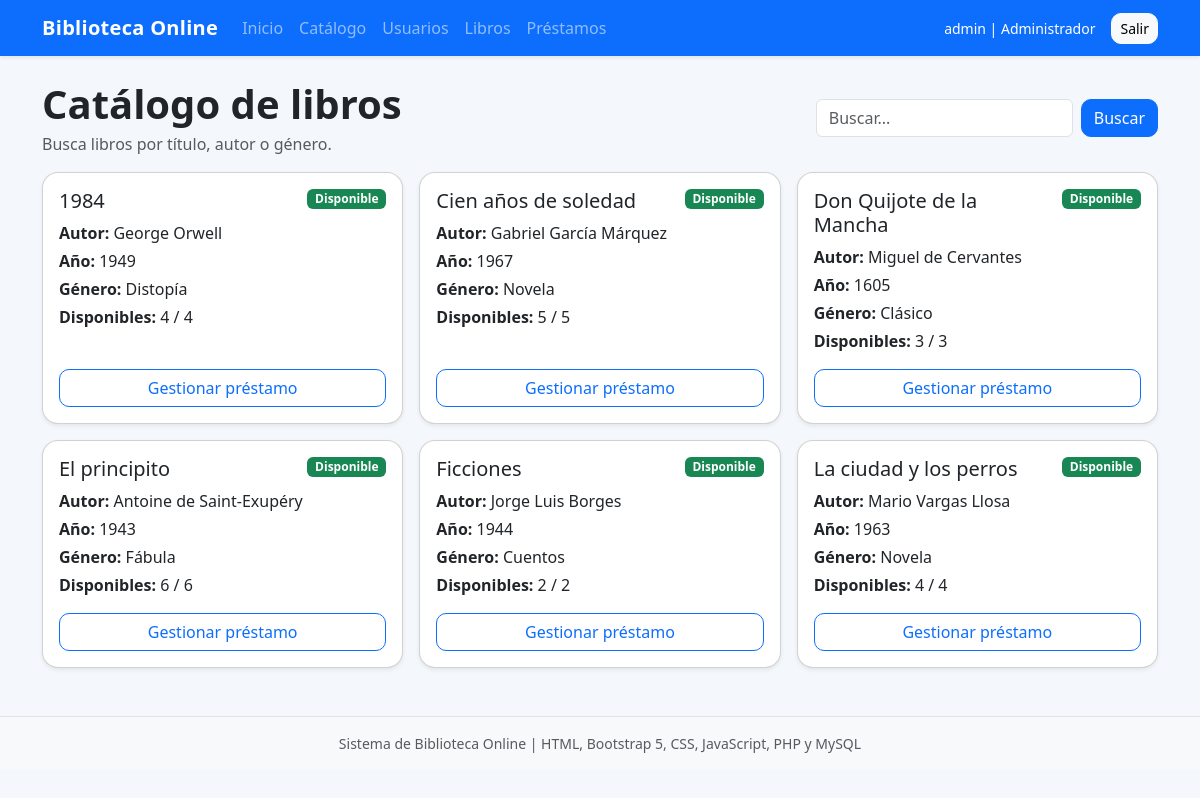
Page /catalog.php (signed in) on the committed database.
### tables this page shows
CREATE TABLE books (
  id INT AUTO_INCREMENT PRIMARY KEY,
  title VARCHAR(50) NOT NULL,
  author VARCHAR(50) NOT NULL,
  year INT,
  genre VARCHAR(50),
  quantity INT NOT NULL
);

### includes/auth.php (called while the page is built, shortened)
<?php
function currentUser(): ?array
{
    return $_SESSION['user'] ?? null;
}
function roleName(): string
{
    return $_SESSION['user']['role_name'] ?? '';
}
function hasRole(array $roles): bool
{
    return in_array(roleName(), $roles, true);
}
function e(?string $value): string
{
    return htmlspecialchars($value ?? '', ENT_QUOTES, 'UTF-8');
}
function spanishRole(string $role): string
{
    return match ($role) {
        'Administrator' => 'Administrador',
        'Librarian' => 'Bibliotecario',
        'Reader' => 'Lector',
        default => $role
    };
}

### catalog.php (the view, shortened to what this page needs)
<?php
require_once __DIR__ . '/config/db.php';
require_once __DIR__ . '/includes/auth.php';
$q = trim($_GET['q'] ?? '');
$params = [];
$sql = 'SELECT books.*, (books.quantity - COALESCE(active.total, 0)) AS available FROM books LEFT JOIN (SELECT book_id, COUNT(*) AS total FROM transactions WHERE date_of_return IS NULL GROUP BY book_id) active ON books.id = active.book_id';
$sql .= ' ORDER BY books.title ASC';
$stmt = $pdo->prepare($sql);
$stmt->execute($params);
$books = $stmt->fetchAll();
include __DIR__ . '/includes/header.php';
?>
<div class="d-flex flex-column flex-md-row justify-content-between align-items-md-center gap-3 mb-3">
    <div>
        <h1 class="fw-bold mb-1">Catálogo de libros</h1>
        <p class="text-muted mb-0">Busca libros por título, autor o género.</p>
    </div>
    <form class="d-flex" method="get">
        <input type="search" name="q" class="form-control me-2" placeholder="Buscar..." value="<?= e($q) ?>">
        <button class="btn btn-primary">Buscar</button>
    </form>
</div>
<div class="row g-3">
<?php foreach ($books as $book): ?>
    <div class="col-md-6 col-lg-4">
        <div class="card h-100 shadow-sm book-card">
            <div class="card-body d-flex flex-column">
                <div class="d-flex justify-content-between align-items-start gap-2 mb-2">
                    <h5 class="card-title mb-0"><?= e($book['title']) ?></h5>
                    <?php if ((int)$book['available'] > 0): ?>
                        <span class="badge bg-success">Disponible</span>
                    <?php else: ?>
                        <span class="badge bg-danger">Agotado</span>
                    <?php endif; ?>
                </div>
                <p class="mb-1"><strong>Autor:</strong> <?= e($book['author']) ?></p>
                <p class="mb-1"><strong>Año:</strong> <?= e((string)$book['year']) ?></p>
                <p class="mb-1"><strong>Género:</strong> <?= e($book['genre']) ?></p>
                <p class="mb-3"><strong>Disponibles:</strong> <?= max(0, (int)$book['available']) ?> / <?= (int)$book['quantity'] ?></p>
                <div class="mt-auto">
                    <?php if (hasRole(['Reader']) && (int)$book['available'] > 0): ?>
                        <form method="post">
                            <input type="hidden" name="action" value="borrow">
                            <input type="hidden" name="book_id" value="<?= $book['id'] ?>">
                            <button class="btn btn-primary w-100">Solicitar libro</button>
                        </form>
                    <?php elseif (hasRole(['Reader'])): ?>
                        <button class="btn btn-secondary w-100" disabled>No disponible</button>
                    <?php else: ?>
                        <a href="transactions.php" class="btn btn-outline-primary w-100">Gestionar préstamo</a>
                    <?php endif; ?>
                </div>
            </div>
        </div>
    </div>
<?php endforeach; ?>
</div>
<?php include __DIR__ . '/includes/footer.php'; ?>

### includes/header.php (shortened to what this page needs)
<?php
require_once __DIR__ . '/auth.php';
$user = currentUser();
?>
<!doctype html>
<html lang="es">
<head>
    <link href="https://cdn.jsdelivr.net/npm/bootstrap@5.3.3/dist/css/bootstrap.min.css" rel="stylesheet">
    <link rel="stylesheet" href="assets/css/style.css">
</head>
<body>
<nav class="navbar navbar-expand-lg navbar-dark bg-primary shadow-sm">
    <div class="container">
        <a class="navbar-brand fw-bold" href="dashboard.php">Biblioteca Online</a>
        <div class="collapse navbar-collapse" id="menu">
            <?php if ($user): ?>
            <ul class="navbar-nav me-auto mb-2 mb-lg-0">
                <li class="nav-item"><a class="nav-link" href="dashboard.php">Inicio</a></li>
                <li class="nav-item"><a class="nav-link" href="catalog.php">Catálogo</a></li>
                <?php if (hasRole(['Administrator'])): ?>
                    <li class="nav-item"><a class="nav-link" href="users.php">Usuarios</a></li>
                <?php endif; ?>
                <?php if (hasRole(['Administrator', 'Librarian'])): ?>
                    <li class="nav-item"><a class="nav-link" href="books.php">Libros</a></li>
                <?php endif; ?>
                <li class="nav-item"><a class="nav-link" href="transactions.php">Préstamos</a></li>
            </ul>
            <div class="d-flex align-items-center gap-3 text-white">
                <span class="small"><?= e($user['username']) ?> | <?= e(spanishRole($user['role_name'])) ?></span>
                <a class="btn btn-light btn-sm" href="logout.php">Salir</a>
            </div>
            <?php endif; ?>
        </div>
    </div>
</nav>
<main class="container py-4">

### includes/footer.php (shortened to what this page needs)
</main>
<footer class="bg-light border-top py-3 mt-4">
    <div class="container text-center text-muted small">
        Sistema de Biblioteca Online | HTML, Bootstrap 5, CSS, JavaScript, PHP y MySQL
    </div>
</footer>
</body>
</html>

### assets/css/style.css (style rules this page uses)
:root { --soft-bg: #f4f7fb; }
body { background: var(--soft-bg); }
.card { border-radius: 16px; }
.book-card { transition: transform .2s ease, box-shadow .2s ease; }
.navbar-brand { letter-spacing: .3px; }
.btn { border-radius: 10px; }

### rows in the picture
books: title "1984", author "George Orwell", year "1949", genre "Distopía", max(0, (int)$book['available']) "4", quantity "4"
books: title "Cien años de soledad", author "Gabriel García Márquez", year "1967", genre "Novela", max(0, (int)$book['available']) "5", quantity "5"
books: title "Don Quijote de la Mancha", author "Miguel de Cervantes", year "1605", genre "Clásico", max(0, (int)$book['available']) "3", quantity "3"
books: title "El principito", author "Antoine de Saint-Exupéry", year "1943", genre "Fábula", max(0, (int)$book['available']) "6", quantity "6"
books: title "Ficciones", author "Jorge Luis Borges", year "1944", genre "Cuentos", max(0, (int)$book['available']) "2", quantity "2"
books: title "La ciudad y los perros", author "Mario Vargas Llosa", year "1963", genre "Novela", max(0, (int)$book['available']) "4", quantity "4"

### other values in the picture
$user['username'] "admin"
spanishRole($user['role_name']) "Administrador"
